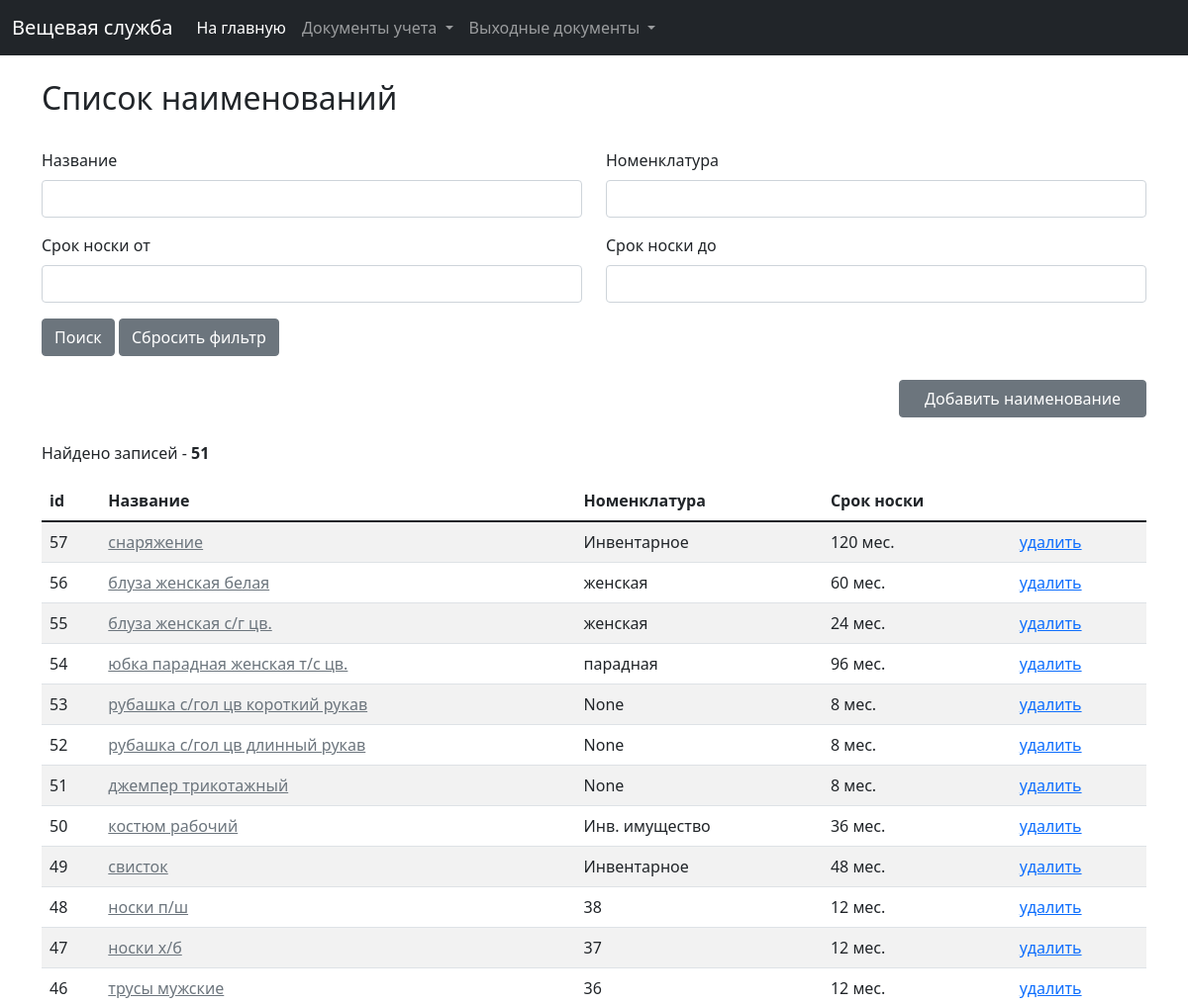
Before: /clothing/clothes (upper part) with the older database file.
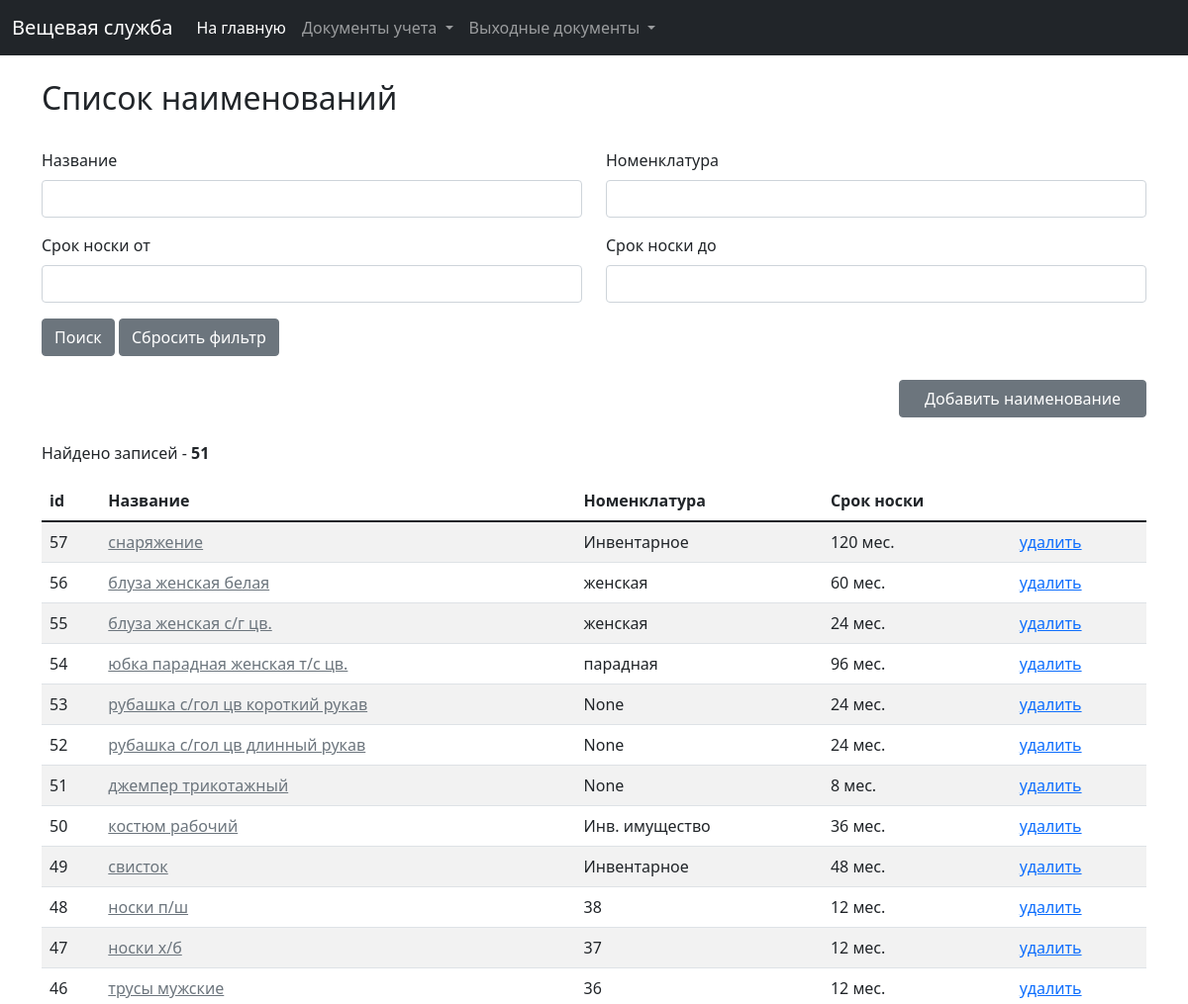
After: the same page with the newer database file.
### clothing/models.py (models this page shows, shortened)
class Clothes(models.Model):
    clothes_title = models.CharField(verbose_name="Наименование", max_length=255)
    wear_time = models.IntegerField(verbose_name="Сроки носки, мес.", validators=[MinValueValidator(0)])
    nomenclature = models.CharField(verbose_name="Номенклатура", max_length=255, null=True, blank=True)
    created_at = models.DateTimeField(verbose_name="Дата и время создания", auto_created=True, blank=True, null=True)
    price = models.FloatField(verbose_name="Цена", blank=True, null=True, validators=[MinValueValidator(0.0)])
    has_to_be_deposited = models.BooleanField(verbose_name="Подлежит сдаче", default=False)
    last_modified = models.DateTimeField(verbose_name="Дата и время последнего изменения", auto_now=True, blank=True,
                                         null=True)
    class Meta:
        ordering = ('-id',)
        verbose_name = 'Наименование предмета'
        verbose_name_plural = 'Наименования предметов'

### clothing/views.py (the view)
# urls.py: path('clothes', views.clothes_list, name='clothes_list'),
def clothes_list(request):
    f = ClothesFilter(request.GET, queryset=Clothes.objects.all())
    paginator = Paginator(f.qs, 30)
    page = request.GET.get('page')
    cl_list = paginator.get_page(page)
    clothes_form = ClothesForm()
    return render(request, 'clothing/clothes/clothes_list.html',
                  {'list': cl_list, 'clothes_form': clothes_form, 'filter': f})

### clothing/forms.py
class ClothesForm(ModelForm):
    class Meta:
        model = Clothes
        fields = '__all__'

### clothing/templatetags/dict_tags.py (called while the page is built)
@register.filter(name='formatted_float')
def formatted_float(value):
    value = floatformat(value, arg=2)
    return str(value).replace(',', '.')

### clothing/templatetags/url_replace.py (called while the page is built)
@register.simple_tag
def url_replace(request, field, value):
    d = request.GET.copy()
    d[field] = value
    return d.urlencode()

### clothing/templates/clothing/clothes/clothes_list.html (shortened to what this page needs)
{% extends 'base_list.html' %}
{% load widget_tweaks %}
{% load static %}
{% load dict_tags %}
{% block list_title %}Список наименований{% endblock %}
{% block filters %}
    <form action="{% url 'clothing:clothes_list' %}">
        <div class="row">
            <div class="col-md-6">
                <div class="mb-3">
                    <label class="form-label">Название</label>
                    {% render_field filter.form.clothes_title class+="form-control" %}
                </div>
            </div>
            <div class="col-md-6">
                <div class="mb-3">
                    <label class="form-label">Номенклатура</label>
                    {% render_field filter.form.nomenclature class+="form-control" %}
                </div>
            </div>
        </div>
        <div class="row">
            <div class="col-md-6">
                <div class="mb-3">
                    <label class="form-label">Срок носки от</label>
                    {% render_field filter.form.wear_time_from class+="form-control" %}
                </div>
            </div>
            <div class="col-md-6">
                <div class="mb-3">
                    <label class="form-label">Срок носки до</label>
                    {% render_field filter.form.wear_time_till class+="form-control" %}
                </div>
            </div>
        </div>
        <button type="submit" class="btn btn-secondary">Поиск</button>
        <a href="{% url 'clothing:clothes_list' %}" class="btn btn-secondary">Сбросить фильтр</a>
    </form>
{% endblock %}
{% block add_button %}
    <a href="#clothes_add_data_form" data-bs-toggle="modal" class="btn btn-secondary"
       style="display: block; margin-left:auto; width: 250px;">Добавить наименование</a>
{% endblock %}
{% block list %}
    <table class="table table-striped table-hover">
        <thead>
        <tr>
            <th scope="col">id</th>
            <th scope="col">Название</th>
            <th scope="col">Номенклатура</th>
            <th scope="col">Срок носки</th>
            <th scope="col"></th>
        </tr>
        </thead>
        <tbody>
        {% for clothes in list %}
            <tr>
                <td>{{ clothes.id }}</td>
                <td><a href="#card_add_data_form_{{ clothes.id }}" data-bs-toggle="modal"
                       class="link-secondary">{{ clothes.clothes_title|default_if_none:"Нет данных" }}</a></td>
                <td>{{ clothes.nomenclature|default_if_none:"Нет данных" }}</td>
                <td>{{ clothes.wear_time|default_if_none:"Нет данных" }} мес.</td>
                <td><a href="javascript:delete_clothes({{ clothes.id }})">удалить</a></td>
            </tr>
        {% endfor %}
        </tbody>
    </table>
{% endblock %}

Changed rows visible on the page:
changed Clothes "рубашка с/гол цв короткий рукав": wear_time "8" → "24"
changed Clothes "рубашка с/гол цв длинный рукав": wear_time "8" → "24"
